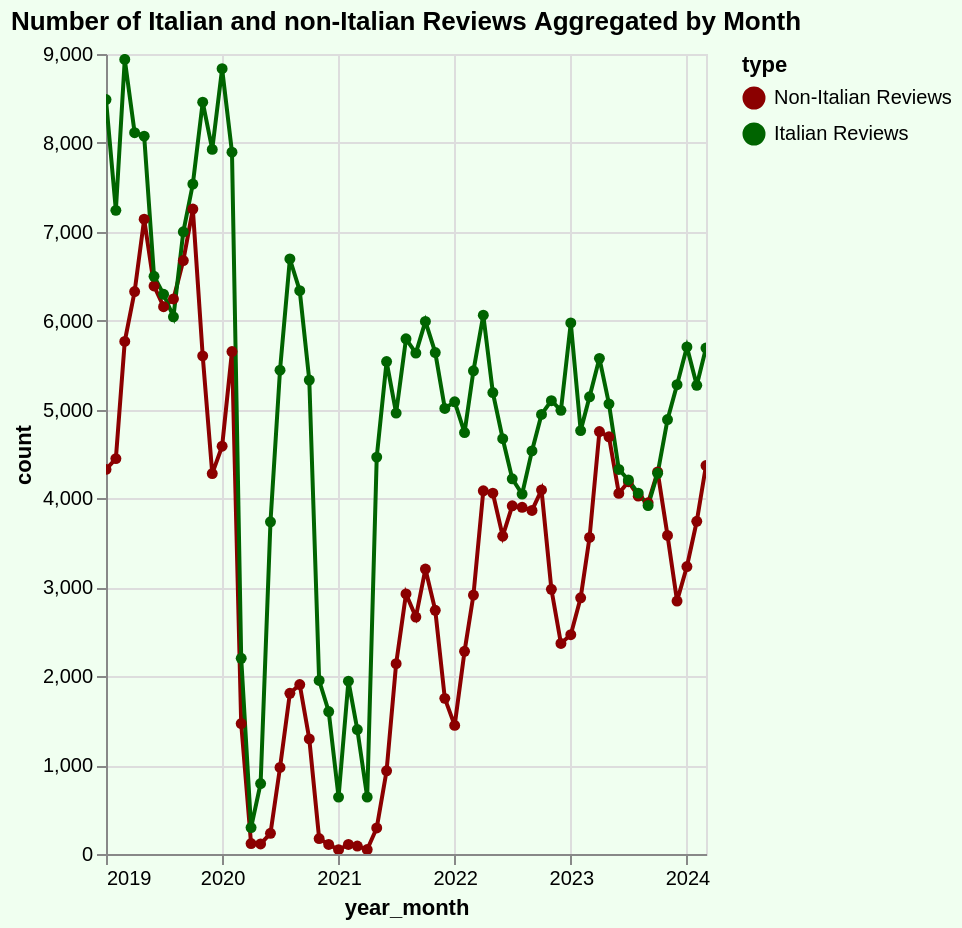

Vega-Lite specification for this chart:
### Vega-Lite specification from a JSON file in a GitHub repository (floating-point values rounded to 4 significant figures)
{"config": {"view": {"continuousWidth": 300, "continuousHeight": 300}}, "data": {"name": "data-3759b0bbe6ef8149b1f1a9509ee68cda"}, "mark": {"type": "line", "point": true}, "background": "#f0fff0", "encoding": {"color": {"field": "type", "scale": {"domain": ["Non-Italian Reviews", "Italian Reviews"], "range": ["darkred", "darkgreen"]}, "type": "nominal"}, "tooltip": [{"field": "year_month", "type": "temporal"}, {"field": "count", "type": "quantitative"}, {"field": "type", "type": "nominal"}], "x": {"field": "year_month", "type": "temporal"}, "y": {"field": "count", "type": "quantitative"}}, "height": 400, "params": [{"name": "param_91", "select": {"type": "interval", "encodings": ["x", "y"]}, "bind": "scales"}], "title": "Number of Italian and non-Italian Reviews Aggregated by Month", "width": "container", "$schema": "https://vega.github.io/schema/vega-lite/v5.17.0.json", "datasets": {"data-3759b0bbe6ef8149b1f1a9509ee68cda": [{"year_month": "2019-01-01T00:00:00", "count": 4327, "type": "Non-Italian Reviews"}, {"year_month": "2019-02-01T00:00:00", "count": 4448, "type": "Non-Italian Reviews"}, {"year_month": "2019-03-01T00:00:00", "count": 5767, "type": "Non-Italian Reviews"}, {"year_month": "2019-04-01T00:00:00", "count": 6328, "type": "Non-Italian Reviews"}, {"year_month": "2019-05-01T00:00:00", "count": 7141, "type": "Non-Italian Reviews"}, {"year_month": "2019-06-01T00:00:00", "count": 6390, "type": "Non-Italian Reviews"}, {"year_month": "2019-07-01T00:00:00", "count": 6157, "type": "Non-Italian Reviews"}, {"year_month": "2019-08-01T00:00:00", "count": 6244, "type": "Non-Italian Reviews"}, {"year_month": "2019-09-01T00:00:00", "count": 6676, "type": "Non-Italian Reviews"}, {"year_month": "2019-10-01T00:00:00", "count": 7256, "type": "Non-Italian Reviews"}, {"year_month": "2019-11-01T00:00:00", "count": 5604, "type": "Non-Italian Reviews"}, {"year_month": "2019-12-01T00:00:00", "count": 4280, "type": "Non-Italian Reviews"}, {"year_month": "2020-01-01T00:00:00", "count": 4588, "type": "Non-Italian Reviews"}, {"year_month": "2020-02-01T00:00:00", "count": 5653, "type": "Non-Italian Reviews"}, {"year_month": "2020-03-01T00:00:00", "count": 1467, "type": "Non-Italian Reviews"}, {"year_month": "2020-04-01T00:00:00", "count": 117, "type": "Non-Italian Reviews"}, {"year_month": "2020-05-01T00:00:00", "count": 113, "type": "Non-Italian Reviews"}, {"year_month": "2020-06-01T00:00:00", "count": 233, "type": "Non-Italian Reviews"}, {"year_month": "2020-07-01T00:00:00", "count": 974, "type": "Non-Italian Reviews"}, {"year_month": "2020-08-01T00:00:00", "count": 1808, "type": "Non-Italian Reviews"}, {"year_month": "2020-09-01T00:00:00", "count": 1906, "type": "Non-Italian Reviews"}, {"year_month": "2020-10-01T00:00:00", "count": 1294, "type": "Non-Italian Reviews"}, {"year_month": "2020-11-01T00:00:00", "count": 174, "type": "Non-Italian Reviews"}, {"year_month": "2020-12-01T00:00:00", "count": 107, "type": "Non-Italian Reviews"}, {"year_month": "2021-01-01T00:00:00", "count": 48, "type": "Non-Italian Reviews"}, {"year_month": "2021-02-01T00:00:00", "count": 107, "type": "Non-Italian Reviews"}, {"year_month": "2021-03-01T00:00:00", "count": 89, "type": "Non-Italian Reviews"}, {"year_month": "2021-04-01T00:00:00", "count": 50, "type": "Non-Italian Reviews"}, {"year_month": "2021-05-01T00:00:00", "count": 293, "type": "Non-Italian Reviews"}, {"year_month": "2021-06-01T00:00:00", "count": 936, "type": "Non-Italian Reviews"}, {"year_month": "2021-07-01T00:00:00", "count": 2141, "type": "Non-Italian Reviews"}, {"year_month": "2021-08-01T00:00:00", "count": 2926, "type": "Non-Italian Reviews"}, {"year_month": "2021-09-01T00:00:00", "count": 2666, "type": "Non-Italian Reviews"}, {"year_month": "2021-10-01T00:00:00", "count": 3206, "type": "Non-Italian Reviews"}, {"year_month": "2021-11-01T00:00:00", "count": 2742, "type": "Non-Italian Reviews"}, {"year_month": "2021-12-01T00:00:00", "count": 1751, "type": "Non-Italian Reviews"}, {"year_month": "2022-01-01T00:00:00", "count": 1447, "type": "Non-Italian Reviews"}, {"year_month": "2022-02-01T00:00:00", "count": 2280, "type": "Non-Italian Reviews"}, {"year_month": "2022-03-01T00:00:00", "count": 2913, "type": "Non-Italian Reviews"}, {"year_month": "2022-04-01T00:00:00", "count": 4086, "type": "Non-Italian Reviews"}, {"year_month": "2022-05-01T00:00:00", "count": 4059, "type": "Non-Italian Reviews"}, {"year_month": "2022-06-01T00:00:00", "count": 3575, "type": "Non-Italian Reviews"}, {"year_month": "2022-07-01T00:00:00", "count": 3917, "type": "Non-Italian Reviews"}, {"year_month": "2022-08-01T00:00:00", "count": 3900, "type": "Non-Italian Reviews"}, {"year_month": "2022-09-01T00:00:00", "count": 3865, "type": "Non-Italian Reviews"}, {"year_month": "2022-10-01T00:00:00", "count": 4095, "type": "Non-Italian Reviews"}, {"year_month": "2022-11-01T00:00:00", "count": 2978, "type": "Non-Italian Reviews"}, {"year_month": "2022-12-01T00:00:00", "count": 2369, "type": "Non-Italian Reviews"}, {"year_month": "2023-01-01T00:00:00", "count": 2467, "type": "Non-Italian Reviews"}, {"year_month": "2023-02-01T00:00:00", "count": 2882, "type": "Non-Italian Reviews"}, {"year_month": "2023-03-01T00:00:00", "count": 3562, "type": "Non-Italian Reviews"}, {"year_month": "2023-04-01T00:00:00", "count": 4752, "type": "Non-Italian Reviews"}, {"year_month": "2023-05-01T00:00:00", "count": 4694, "type": "Non-Italian Reviews"}, {"year_month": "2023-06-01T00:00:00", "count": 4057, "type": "Non-Italian Reviews"}, {"year_month": "2023-07-01T00:00:00", "count": 4188, "type": "Non-Italian Reviews"}, {"year_month": "2023-08-01T00:00:00", "count": 4026, "type": "Non-Italian Reviews"}, {"year_month": "2023-09-01T00:00:00", "count": 3951, "type": "Non-Italian Reviews"}, {"year_month": "2023-10-01T00:00:00", "count": 4299, "type": "Non-Italian Reviews"}, {"year_month": "2023-11-01T00:00:00", "count": 3584, "type": "Non-Italian Reviews"}, {"year_month": "2023-12-01T00:00:00", "count": 2846, "type": "Non-Italian Reviews"}, {"year_month": "2024-01-01T00:00:00", "count": 3234, "type": "Non-Italian Reviews"}, {"year_month": "2024-02-01T00:00:00", "count": 3743, "type": "Non-Italian Reviews"}, {"year_month": "2024-03-01T00:00:00", "count": 4370, "type": "Non-Italian Reviews"}, {"year_month": "2019-01-01T00:00:00", "count": 8487, "type": "Italian Reviews"}, {"year_month": "2019-02-01T00:00:00", "count": 7241, "type": "Italian Reviews"}, {"year_month": "2019-03-01T00:00:00", "count": 8939, "type": "Italian Reviews"}, {"year_month": "2019-04-01T00:00:00", "count": 8115, "type": "Italian Reviews"}, {"year_month": "2019-05-01T00:00:00", "count": 8076, "type": "Italian Reviews"}, {"year_month": "2019-06-01T00:00:00", "count": 6499, "type": "Italian Reviews"}, {"year_month": "2019-07-01T00:00:00", "count": 6297, "type": "Italian Reviews"}, {"year_month": "2019-08-01T00:00:00", "count": 6044, "type": "Italian Reviews"}, {"year_month": "2019-09-01T00:00:00", "count": 7000, "type": "Italian Reviews"}, {"year_month": "2019-10-01T00:00:00", "count": 7537, "type": "Italian Reviews"}, {"year_month": "2019-11-01T00:00:00", "count": 8458, "type": "Italian Reviews"}, {"year_month": "2019-12-01T00:00:00", "count": 7927, "type": "Italian Reviews"}, {"year_month": "2020-01-01T00:00:00", "count": 8835, "type": "Italian Reviews"}, {"year_month": "2020-02-01T00:00:00", "count": 7895, "type": "Italian Reviews"}, {"year_month": "2020-03-01T00:00:00", "count": 2202, "type": "Italian Reviews"}, {"year_month": "2020-04-01T00:00:00", "count": 297, "type": "Italian Reviews"}, {"year_month": "2020-05-01T00:00:00", "count": 793, "type": "Italian Reviews"}, {"year_month": "2020-06-01T00:00:00", "count": 3737, "type": "Italian Reviews"}, {"year_month": "2020-07-01T00:00:00", "count": 5443, "type": "Italian Reviews"}, {"year_month": "2020-08-01T00:00:00", "count": 6694, "type": "Italian Reviews"}, {"year_month": "2020-09-01T00:00:00", "count": 6337, "type": "Italian Reviews"}, {"year_month": "2020-10-01T00:00:00", "count": 5332, "type": "Italian Reviews"}, {"year_month": "2020-11-01T00:00:00", "count": 1952, "type": "Italian Reviews"}, {"year_month": "2020-12-01T00:00:00", "count": 1603, "type": "Italian Reviews"}, {"year_month": "2021-01-01T00:00:00", "count": 640, "type": "Italian Reviews"}, {"year_month": "2021-02-01T00:00:00", "count": 1944, "type": "Italian Reviews"}, {"year_month": "2021-03-01T00:00:00", "count": 1400, "type": "Italian Reviews"}, {"year_month": "2021-04-01T00:00:00", "count": 641, "type": "Italian Reviews"}, {"year_month": "2021-05-01T00:00:00", "count": 4465, "type": "Italian Reviews"}, {"year_month": "2021-06-01T00:00:00", "count": 5540, "type": "Italian Reviews"}, {"year_month": "2021-07-01T00:00:00", "count": 4960, "type": "Italian Reviews"}, {"year_month": "2021-08-01T00:00:00", "count": 5796, "type": "Italian Reviews"}, {"year_month": "2021-09-01T00:00:00", "count": 5635, "type": "Italian Reviews"}, {"year_month": "2021-10-01T00:00:00", "count": 5992, "type": "Italian Reviews"}, {"year_month": "2021-11-01T00:00:00", "count": 5641, "type": "Italian Reviews"}, {"year_month": "2021-12-01T00:00:00", "count": 5013, "type": "Italian Reviews"}, {"year_month": "2022-01-01T00:00:00", "count": 5087, "type": "Italian Reviews"}, {"year_month": "2022-02-01T00:00:00", "count": 4741, "type": "Italian Reviews"}, {"year_month": "2022-03-01T00:00:00", "count": 5436, "type": "Italian Reviews"}, {"year_month": "2022-04-01T00:00:00", "count": 6062, "type": "Italian Reviews"}, {"year_month": "2022-05-01T00:00:00", "count": 5191, "type": "Italian Reviews"}, {"year_month": "2022-06-01T00:00:00", "count": 4672, "type": "Italian Reviews"}, {"year_month": "2022-07-01T00:00:00", "count": 4221, "type": "Italian Reviews"}, {"year_month": "2022-08-01T00:00:00", "count": 4049, "type": "Italian Reviews"}, {"year_month": "2022-09-01T00:00:00", "count": 4535, "type": "Italian Reviews"}, {"year_month": "2022-10-01T00:00:00", "count": 4945, "type": "Italian Reviews"}, {"year_month": "2022-11-01T00:00:00", "count": 5100, "type": "Italian Reviews"}, {"year_month": "2022-12-01T00:00:00", "count": 4991, "type": "Italian Reviews"}, {"year_month": "2023-01-01T00:00:00", "count": 5975, "type": "Italian Reviews"}, {"year_month": "2023-02-01T00:00:00", "count": 4763, "type": "Italian Reviews"}, {"year_month": "2023-03-01T00:00:00", "count": 5144, "type": "Italian Reviews"}, {"year_month": "2023-04-01T00:00:00", "count": 5576, "type": "Italian Reviews"}, {"year_month": "2023-05-01T00:00:00", "count": 5064, "type": "Italian Reviews"}, {"year_month": "2023-06-01T00:00:00", "count": 4326, "type": "Italian Reviews"}, {"year_month": "2023-07-01T00:00:00", "count": 4208, "type": "Italian Reviews"}, {"year_month": "2023-08-01T00:00:00", "count": 4060, "type": "Italian Reviews"}, {"year_month": "2023-09-01T00:00:00", "count": 3920, "type": "Italian Reviews"}, {"year_month": "2023-10-01T00:00:00", "count": 4283, "type": "Italian Reviews"}, {"year_month": "2023-11-01T00:00:00", "count": 4887, "type": "Italian Reviews"}, {"year_month": "2023-12-01T00:00:00", "count": 5280, "type": "Italian Reviews"}, {"year_month": "2024-01-01T00:00:00", "count": 5705, "type": "Italian Reviews"}, {"year_month": "2024-02-01T00:00:00", "count": 5273, "type": "Italian Reviews"}, {"year_month": "2024-03-01T00:00:00", "count": 5692, "type": "Italian Reviews"}]}}
